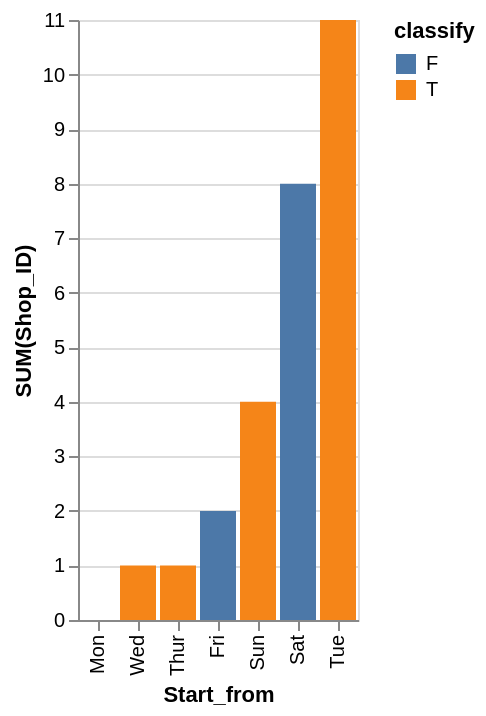

Source (Vega-Lite JSON):
### Vega-Lite specification from a JSON file in a GitHub repository (floating-point values rounded to 4 significant figures)
{"data": {"values": [{"x_data": "Mon", "y_data": 0, "classify": "F"}, {"x_data": "Tue", "y_data": 0, "classify": "F"}, {"x_data": "Wed", "y_data": 0, "classify": "F"}, {"x_data": "Thur", "y_data": 0, "classify": "F"}, {"x_data": "Fri", "y_data": 2, "classify": "F"}, {"x_data": "Sat", "y_data": 8, "classify": "F"}, {"x_data": "Sun", "y_data": 0, "classify": "F"}, {"x_data": "Mon", "y_data": 0, "classify": "T"}, {"x_data": "Tue", "y_data": 11, "classify": "T"}, {"x_data": "Wed", "y_data": 1, "classify": "T"}, {"x_data": "Thur", "y_data": 1, "classify": "T"}, {"x_data": "Fri", "y_data": 0, "classify": "T"}, {"x_data": "Sat", "y_data": 0, "classify": "T"}, {"x_data": "Sun", "y_data": 4, "classify": "T"}]}, "mark": "bar", "encoding": {"x": {"field": "x_data", "type": "nominal", "title": "Start_from", "sort": {"op": "sum", "field": "y_data", "order": "ascending"}}, "y": {"field": "y_data", "type": "quantitative", "title": "SUM(Shop_ID)"}, "color": {"field": "classify"}}}
